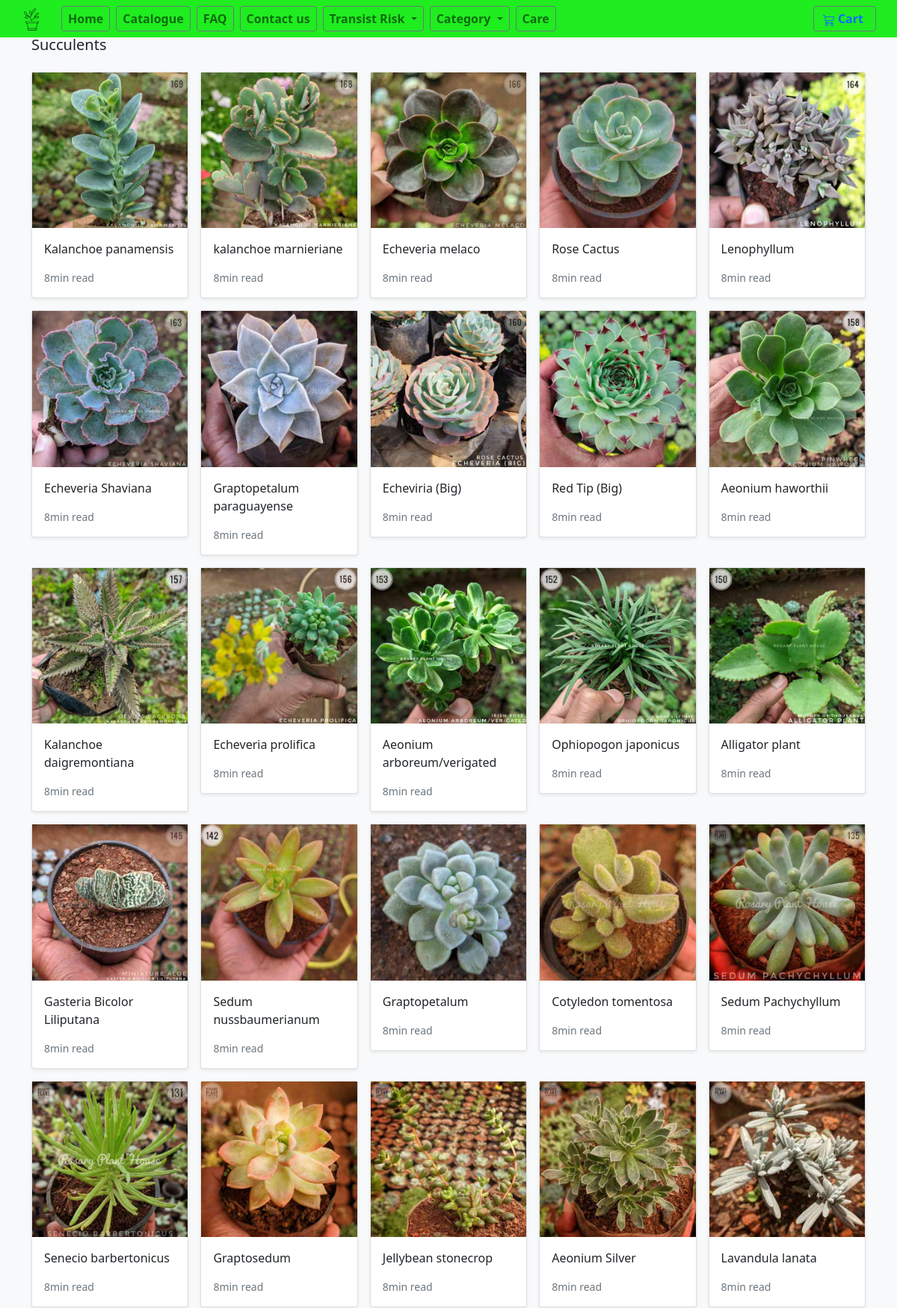
/shop/succulents/ (upper part), run on the app's committed database.
### store/models.py (models this page shows, shortened)
class Category(models.Model):
    name = models.CharField(max_length=255, db_index=True)
    slug = models.SlugField(max_length=255, unique=True)
    class Meta:
        verbose_name_plural = 'categories'

class Product(models.Model):
    pid=models.IntegerField(null=False)
    category = models.ForeignKey(Category, related_name='product', on_delete=models.CASCADE,default=7)
    risk = models.ForeignKey(Risk, related_name='product', on_delete=models.CASCADE,default=1)
    created_by = models.ForeignKey(User, on_delete=models.CASCADE, related_name='product_creator',default=1)
    title = models.CharField(max_length=255)
    Nickname=models.CharField(max_length=255)
    author = models.CharField(max_length=255, default='admin')
    description = models.TextField(blank=True)
    image = models.ImageField(upload_to='images/', default='images/default.png')
    slug = models.SlugField(max_length=255)
    size=models.CharField(max_length=255, default="2-3")
    price = models.IntegerField(default=0)
    disprice = models.IntegerField(default=0)
    orgprice = models.IntegerField(default=0)
    in_stock = models.BooleanField(default=True)
    indoor = models.BooleanField(default=False)
    mother = models.BooleanField(default=False)
    is_active = models.BooleanField(default=True)
    created = models.DateTimeField(auto_now_add=True)
    updated = models.DateTimeField(auto_now=True)
    objects = models.Manager()
    sun = models.ForeignKey(Sun, related_name='product', on_delete=models.CASCADE,default=1)
    Watering = models.ForeignKey(Watering, related_name='product', on_delete=models.CASCADE,default=1)
    products = ProductManager()
    maintenance = models.ForeignKey(maintenance, related_name='product', on_delete=models.CASCADE,default=1)
    tag = models.CharField(max_length=20, choices=TAG_CHOICES, default='None')
    class Meta:
        verbose_name_plural = 'Products'
        ordering = ('-created',)
    def get_absolute_url(self):
        return reverse('store:product_detail', args=[self.slug])

### store/views.py (the view)
# urls.py: path('shop/<slug:category_slug>/', views.category_list, name='category_list'),
def category_list(request, category_slug=None):
    category = get_object_or_404(Category, slug=category_slug)
    products = Product.objects.filter(category=category)
    return render(request, 'store/products/category.html', {'category': category, 'products': products})

### basket/basket.py (called while the page is built)
    def __len__(self):
        return sum(item['qty'] for item in self.basket.values())

### basket/context_processors.py (called while the page is built)
def basket(request):
    return {'basket': Basket(request)}

### store/context_processors.py (called while the page is built)
def categories(request):
    Product.objects.update(price=F('orgprice')-F('disprice'))
    return {
        'categories': Category.objects.all()
    }

### templates/store/products/category.html (shortened to what this page needs)
{% extends "../base.html" %}
{% load static %}
{% block content %}
<main>
  <div class="album py-5 bg-light">
    <div class="container">
      <div class="pb-3 h5">{{category.name|title}}</div>
      <div class="row row-cols-1 row-cols-sm-2 row-cols-md-5 g-3">
        {% for product in products %}
        <div class="col">
          <div class="card shadow-sm">
          <img class="img-fluid" alt="Responsive image" src="{{ product.image.url }}">
            <div class="card-body">
              <p class="card-text">
                <a class="text-dark text-decoration-none" href="{{ product.get_absolute_url }}">{{ product.title }}</a>
              </p>
              <div class="d-flex justify-content-between align-items-center">
                <small class="text-muted">8min read</small>
              </div>
            </div>
          </div>
        </div>
        {% endfor %}
      </div>
    </div>
  </div>
</main>
{% endblock %}

### data on the page
Category: name "Succulents"
Product: image (picture), title "Kalanchoe panamensis"
Product: image (picture), title "kalanchoe marnieriane"
Product: image (picture), title "Echeveria melaco"
Product: image (picture), title "Rose Cactus"
Product: image (picture), title "Lenophyllum"
Product: image (picture), title "Echeveria Shaviana"
Product: image (picture), title "Graptopetalum paraguayense"
Product: image (picture), title "Echeviria (Big)"
Product: image (picture), title "Red Tip (Big)"
Product: image (picture), title "Aeonium haworthii"
Product: image (picture), title "Kalanchoe daigremontiana"
Product: image (picture), title "Echeveria prolifica"
Product: image (picture), title "Aeonium arboreum/verigated"
Product: image (picture), title "Ophiopogon japonicus"
Product: image (picture), title "Alligator plant"
Product: image (picture), title "Gasteria Bicolor Liliputana"
Product: image (picture), title "Sedum nussbaumerianum"
Product: image (picture), title "Graptopetalum"
Product: image (picture), title "Cotyledon tomentosa"
Product: image (picture), title "Sedum Pachychyllum"
Product: image (picture), title "Senecio barbertonicus"
Product: image (picture), title "Graptosedum"
Product: image (picture), title "Jellybean stonecrop"
Product: image (picture), title "Aeonium Silver"
Product: image (picture), title "Lavandula lanata"
